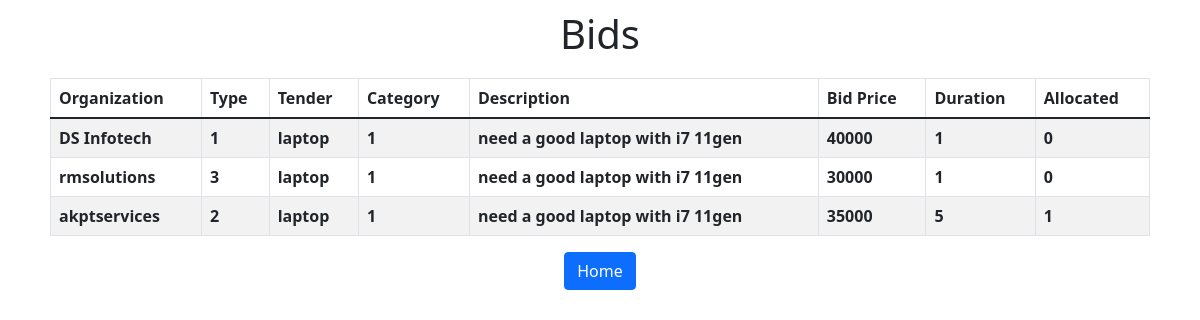
Screenshot of /showBids.php?tid=3 with the database file from the repository.
### tables this page shows
CREATE TABLE `organizationtb` (
  `orgId` int(11) NOT NULL,
  `gstno` int(11) NOT NULL,
  `orgName` varchar(255) NOT NULL,
  `orgEmail` varchar(255) NOT NULL,
  `orgType` varchar(255) NOT NULL,
  `projectExp` int(11) NOT NULL,
  `password` varchar(255) NOT NULL
);

CREATE TABLE `tendertb` (
  `tendId` int(11) NOT NULL,
  `tendName` varchar(255) NOT NULL,
  `category` varchar(255) NOT NULL,
  `price` float NOT NULL,
  `duration` int(11) NOT NULL,
  `description` varchar(255) NOT NULL,
  `s_date` date NOT NULL,
  `e_date` date NOT NULL
);

CREATE TABLE `bidtb` (
  `bidId` int(11) NOT NULL,
  `tendId` int(11) NOT NULL,
  `orgId` int(11) NOT NULL,
  `bidPrice` int(11) NOT NULL,
  `duration` int(11) NOT NULL,
  `isAllocate` int(11) NOT NULL
);

### showBids.php (the view, shortened to what this page needs)
<head>
    <link rel="stylesheet" href="style.css">
    <link href="https://cdn.jsdelivr.net/npm/bootstrap@5.1.3/dist/css/bootstrap.min.css" rel="stylesheet">
</head>
<div>
    <h1 style="text-align: center;
    padding-top: 10px;">Bids</h1>
    <div class="closeten">
        <table class="table table-striped table-bordered">
            <thead>
                <tr>
                    <th scope="col">Organization</th>
                    <th scope="col">Type</th>
                    <th scope="col">Tender</th>
                    <th scope="col">Category</th>
                    <th scope="col">Description</th>
                    <th scope="col">Bid Price</th>
                    <th scope="col">Duration</th>
                    <th scope="col">Allocated</th>
                </tr>
            </thead>
            <tbody>
                <?php
                include "connection.php";
                $tid = $_GET["tid"];
                $qry = "select orgName, orgType, tendName, category, description, bidPrice, b.duration, isAllocate from organizationtb o, tendertb t, bidtb b where b.orgid = o.orgid and t.tendid=$tid and b.tendid=$tid";
                $res = mysqli_query($con, $qry);
                while ($row = mysqli_fetch_array($res)) {
                ?>
                    <tr>
                        <th scope="row"><?php echo $row[0]; ?></th>
                        <th scope="row"><?php echo $row[1]; ?></th>
                        <th scope="row"><?php echo $row[2]; ?></th>
                        <th scope="row"><?php echo $row[3]; ?></th>
                        <th scope="row"><?php echo $row[4]; ?></th>
                        <th scope="row"><?php echo $row[5]; ?></th>
                        <th scope="row"><?php echo $row[6]; ?></th>
                        <th scope="row"><?php echo $row[7]; ?></th>
                    </tr>
                <?php } ?>
            </tbody>
        </table>
      <a class="btn btn-primary" href="gov.php">Home</a>
    </div>

### style.css (style rules this page uses)
* { margin: 0px; padding: 0px; }
.openten, .closeten { margin: 20px 50px 20px; text-align: center; }

### rows the page displays
organizationtb: orgName "DS Infotech", orgType "1", tendertb.tendName "laptop", tendertb.category "1", tendertb.description "need a good laptop with i7 11gen", bidtb.bidPrice "40000", bidtb.duration "1", bidtb.isAllocate "0"
organizationtb: orgName "rmsolutions", orgType "3", tendertb.tendName "laptop", tendertb.category "1", tendertb.description "need a good laptop with i7 11gen", bidtb.bidPrice "30000", bidtb.duration "1", bidtb.isAllocate "0"
organizationtb: orgName "akptservices", orgType "2", tendertb.tendName "laptop", tendertb.category "1", tendertb.description "need a good laptop with i7 11gen", bidtb.bidPrice "35000", bidtb.duration "5", bidtb.isAllocate "1"
